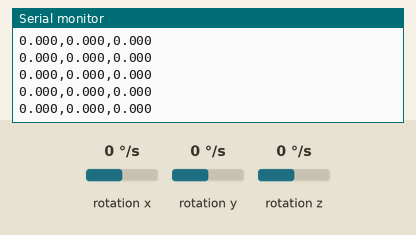
Simulated run of this sketch. Board: Arduino Nano 33 IoT. Shown: the last lines printed to the serial monitor. The inputs (shaded band) are chosen by the test bench; at power-on: rotation x 0 °/s, rotation y 0 °/s, rotation z 0 °/s.

Above: at 1.2 s.
1.3 s: rotation x set to -192 °/s
At 1.9 s:
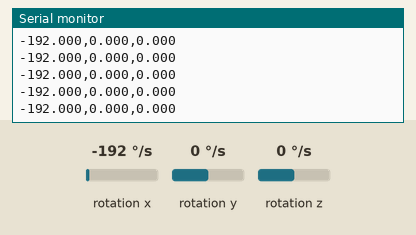
2.8 s: rotation y set to -192 °/s
At 3.7 s:
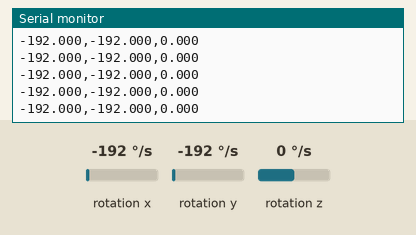
4.3 s: rotation z set to -192 °/s
At 5.1 s:
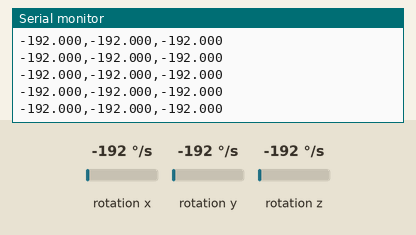

Measured:
- after the input at 1.3 s, the serial monitor: prints a new line at once (image 1)
- after the input at 2.8 s, the serial monitor: prints a new line at once (image 2)
- after the input at 4.3 s, the serial monitor: prints a new line at once (image 3)

The sketch:

sketch_aug20a.ino
```cpp
#include <Arduino_LSM6DS3.h>

const unsigned long SAMPLE_PERIOD_MS = 20; // 50 Hz
unsigned long lastMs = 0;

void setup() {
  Serial.begin(115200);
  while (!Serial) { ; }        // wait for USB
  if (!IMU.begin()) {
    Serial.println("ERR: IMU init failed");
    while (1) { delay(1000); }
  }
  Serial.println("gx,gy,gz");  // header (Python will skip this)
}

void loop() {
  unsigned long now = millis();
  if (now - lastMs >= SAMPLE_PERIOD_MS) {
    lastMs = now;
    float gx, gy, gz;
    if (IMU.gyroscopeAvailable()) {
      IMU.readGyroscope(gx, gy, gz); // deg/s
      Serial.print(gx, 3); Serial.print(',');
      Serial.print(gy, 3); Serial.print(',');
      Serial.println(gz, 3);
    }
  }
}
```
